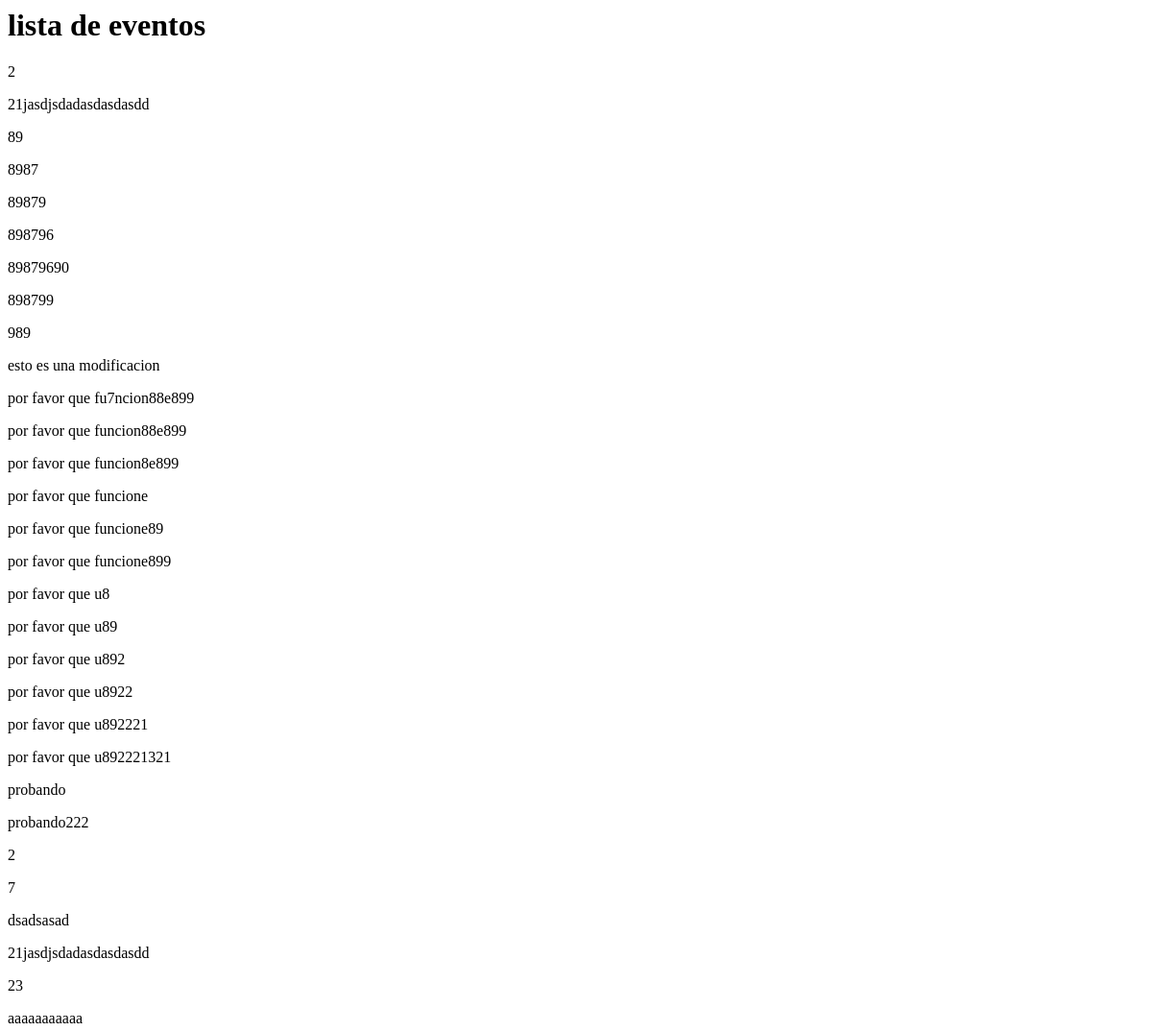
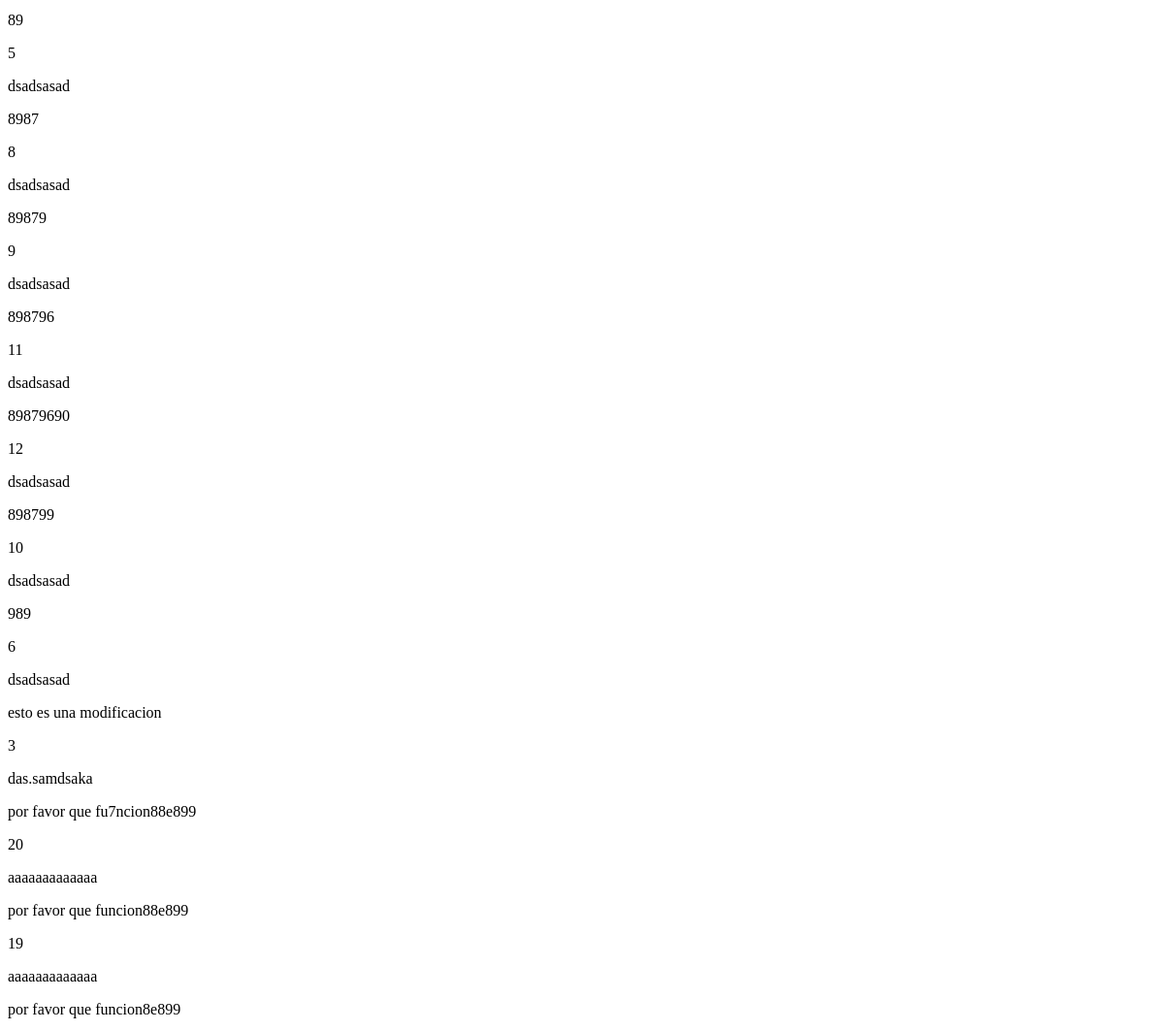
The app's page /event/eventoCategoria/2 (signed in, upper part), older data (2 pictures, top to bottom).
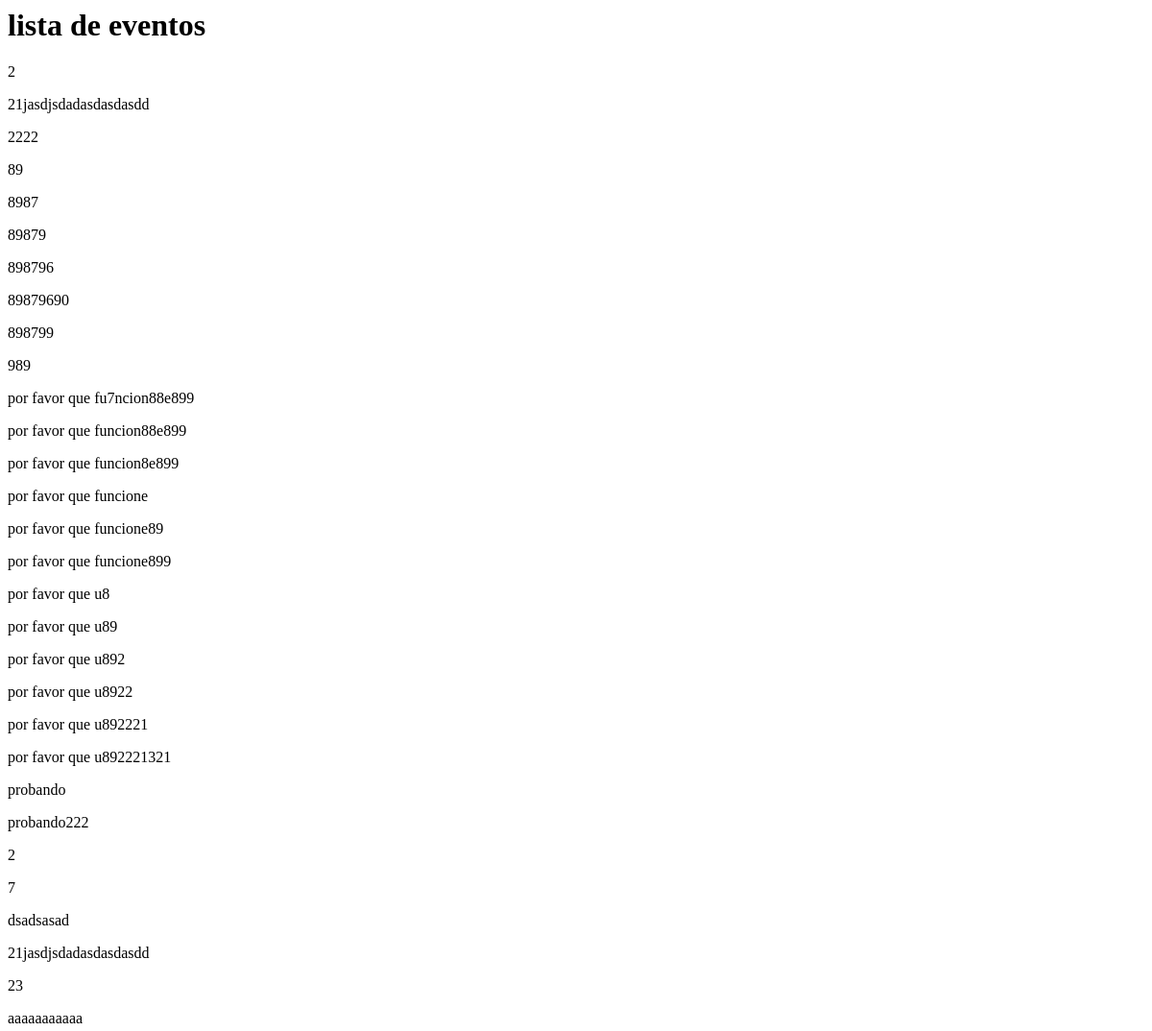
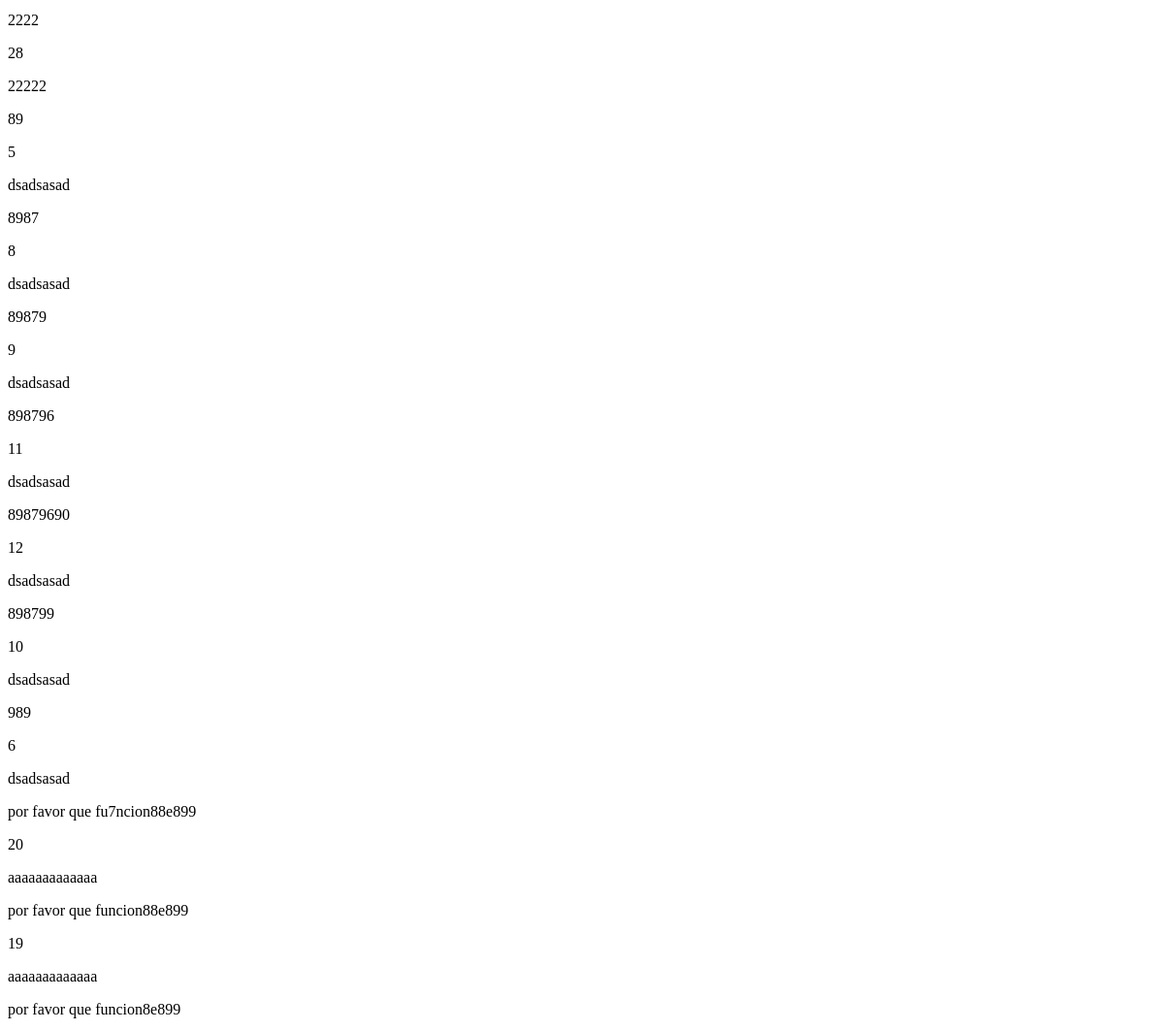
The same page, newer data (2 pictures, top to bottom).
### event/models.py (models this page shows, shortened)
class event(models.Model):
    id = models.AutoField(primary_key=True)
    name = models.CharField(max_length=45, unique=True)
    Description = models.TextField(max_length=245)
    facultad = models.CharField(max_length=20, null=True, blank=True)
    undergrade = models.CharField(max_length=30,null=True,blank =True)
    image = models.ImageField(upload_to=  "../images",null= True,blank=True)
    place = models.CharField(max_length=200)
    points = models.IntegerField()
    date = models.DateField(blank=True, null=True)
    hour = models.TimeField(blank=True, null=True)
    creator = models.ForeignKey(on_delete=models.CASCADE,to='user.user', related_name = "creator",null= True,blank=True)
    category = models.ManyToManyField('category')
    class Meta:
         verbose_name = "event"
         ordering = ['name']

### event/views.py (the view)
# urls.py: path('eventoCategoria/<str:pk>', eventCategorylist.as_view(),name ="eventoCategoria"),
class eventCategorylist(LoginRequiredMixin, ListView):
    model = event
    template_name = "../templates/event_list.html"

### templates/event_list.html (shortened to what this page needs)
<html>
    <head>
    </head>
    <body>
        <div class="header">
            <h1> lista de eventos</h1>
            {% if object_list %}
            {%for category in object_list%}
            <p> {{category.name}}</p>
            {%endfor%}
            {%for event in object_list%}
            <p> {{event.name}}</p>
            <p> {{event.id}}</p>
            <p> {{event.Description}}</p>
            {% endfor %}
            {% endif %}
        </div>
    </body>
</html>

Row changes from the older to the newer data that the page shows:
removed event: name "esto es una modificacion", id "3", Description "das.samdsaka"
added event: name "2222", id "28", Description "22222"
